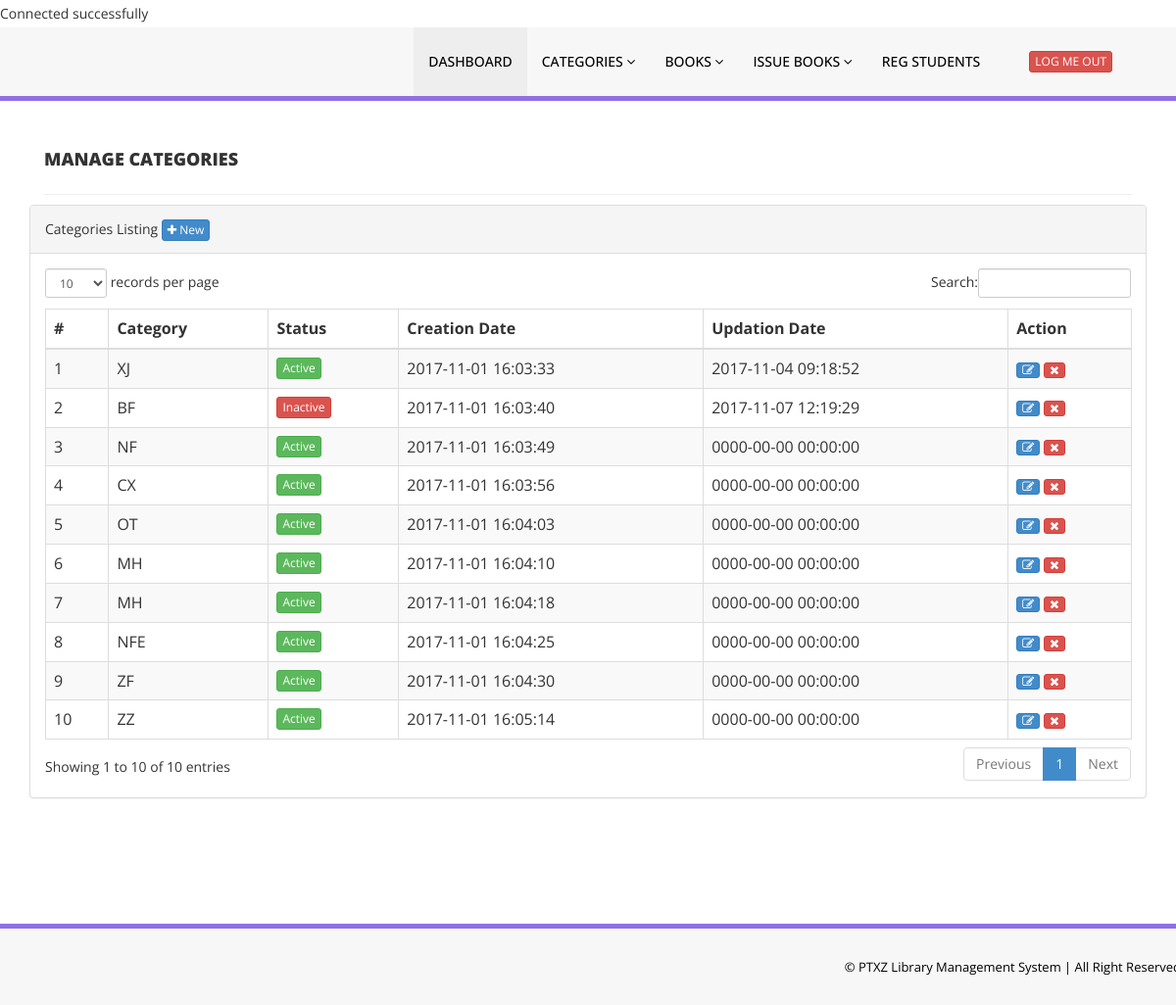
The app's page /admin/manage-categories.php (signed in) with its own data.
### tables this page shows
CREATE TABLE `tblcategory` (
  `id` int(11) NOT NULL AUTO_INCREMENT,
  `CategoryName` varchar(150) DEFAULT NULL,
  `Status` int(1) DEFAULT NULL,
  `CreationDate` timestamp NULL DEFAULT CURRENT_TIMESTAMP,
  `UpdationDate` timestamp NOT NULL DEFAULT '0000-00-00 00:00:00' ON UPDATE CURRENT_TIMESTAMP,
  PRIMARY KEY (`id`)
);

### admin/manage-categories.php (the view, shortened to what this page needs)
<?php
include('includes/config.php');
if(strlen($_SESSION['alogin'])==0)
    {
header('location:index.php');
}
else{
    ?>
<!DOCTYPE html>
<html xmlns="http://www.w3.org/1999/xhtml">
<head>
    <link href="assets/css/bootstrap.css" rel="stylesheet" />
    <link href="assets/css/font-awesome.css" rel="stylesheet" />
    <link href="assets/js/dataTables/dataTables.bootstrap.css" rel="stylesheet" />
    <link href="assets/css/style.css" rel="stylesheet" />
</head>
<body>
<?php include('includes/header.php');?>
    <div class="content-wrapper">
         <div class="container">
            <div class="col-md-12">
                <h4 class="header-line">Manage Categories</h4>
    </div>
     <div class="row">
</div>
            <div class="row">
                <div class="col-md-12">
                    <div class="panel panel-default">
                        <div class="panel-heading">
                           Categories Listing  <a href="add-category.php"><button class="btn btn-primary btn-xs"><i class="fa fa-plus"></i>  New </button> </a>
                        </div>
                        <div class="panel-body">
                            <div class="table-responsive">
                                <table class="table table-striped table-bordered table-hover" id="dataTables-example">
                                    <thead>
                                        <tr>
                                            <th>#</th>
                                            <th>Category</th>
                                            <th>Status</th>
                                            <th>Creation Date</th>
                                            <th>Updation Date</th>
                                            <th>Action</th>
                                        </tr>
                                    </thead>
                                    <tbody>
<?php $sql = "SELECT * from  tblcategory";
$query = $dbh -> prepare($sql);
$query->execute();
$results=$query->fetchAll(PDO::FETCH_OBJ);
$cnt=1;
if($query->rowCount() > 0)
{
foreach($results as $result)
{               ?>
                                        <tr class="odd gradeX">
                                            <td class="center"><?php echo htmlentities($cnt);?></td>
                                            <td class="center"><?php echo htmlentities($result->CategoryName);?></td>
                                            <td class="center"><?php if($result->Status==1) {?>
                                            <a href="#" class="btn btn-success btn-xs">Active</a>
                                            <?php } else {?>
                                            <a href="#" class="btn btn-danger btn-xs">Inactive</a>
                                            <?php } ?></td>
                                            <td class="center"><?php echo htmlentities($result->CreationDate);?></td>
                                            <td class="center"><?php echo htmlentities($result->UpdationDate);?></td>
                                            <td class="center">
                                            <a href="edit-category.php?catid=<?php echo htmlentities($result->id);?>"><button class="btn btn-primary btn-xs"><i class="fa fa-edit "></i></button>
                                          <a href="manage-categories.php?del=<?php echo htmlentities($result->id);?>" onclick="return confirm('Are you sure you want to delete?');"" >  <button class="btn btn-danger btn-xs"><i class="fa fa-times"></i></button>
                                            </td>
                                        </tr>
 <?php $cnt=$cnt+1;}} ?>
                                    </tbody>
                                </table>
                            </div>
                        </div>
                    </div>
                </div>
            </div>
    </div>
    </div>
  <?php include('includes/footer.php');?>
</body>
</html>
<?php } ?>

### admin/assets/css/style.css (style rules this page uses)
.content-wrapper { margin-top: 40px; min-height:800px; padding-bottom:90px; }
.header-line { font-weight:900; padding-bottom:25px; border-bottom:1px solid #eeeeee; text-transform:uppercase; }

### records on screen
tblcategory: CategoryName "XJ", Status "Active", CreationDate "2017-11-01 16:03:33", UpdationDate "2017-11-04 09:18:52"
tblcategory: CategoryName "BF", Status "Inactive", CreationDate "2017-11-01 16:03:40", UpdationDate "2017-11-07 12:19:29"
tblcategory: CategoryName "NF", Status "Active", CreationDate "2017-11-01 16:03:49", UpdationDate "0000-00-00 00:00:00"
tblcategory: CategoryName "CX", Status "Active", CreationDate "2017-11-01 16:03:56", UpdationDate "0000-00-00 00:00:00"
tblcategory: CategoryName "OT", Status "Active", CreationDate "2017-11-01 16:04:03", UpdationDate "0000-00-00 00:00:00"
tblcategory: CategoryName "MH", Status "Active", CreationDate "2017-11-01 16:04:10", UpdationDate "0000-00-00 00:00:00"
tblcategory: CategoryName "MH", Status "Active", CreationDate "2017-11-01 16:04:18", UpdationDate "0000-00-00 00:00:00"
tblcategory: CategoryName "NFE", Status "Active", CreationDate "2017-11-01 16:04:25", UpdationDate "0000-00-00 00:00:00"
tblcategory: CategoryName "ZF", Status "Active", CreationDate "2017-11-01 16:04:30", UpdationDate "0000-00-00 00:00:00"
tblcategory: CategoryName "ZZ", Status "Active", CreationDate "2017-11-01 16:05:14", UpdationDate "0000-00-00 00:00:00"
